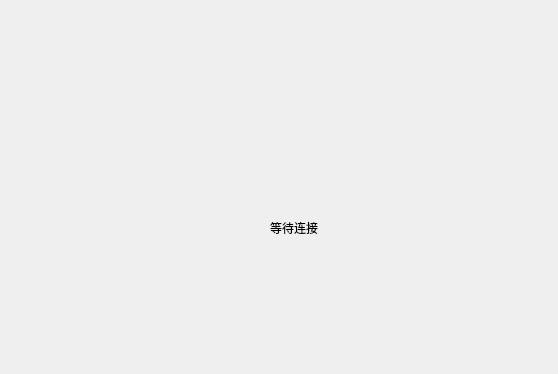
<?xml version="1.0" encoding="UTF-8"?>
<ui version="4.0">
 <class>Logic</class>
 <widget class="QWidget" name="Logic">
  <property name="geometry">
   <rect>
    <x>0</x>
    <y>0</y>
    <width>558</width>
    <height>374</height>
   </rect>
  </property>
  <property name="windowTitle">
   <string>Logic</string>
  </property>
  <widget class="QLabel" name="label">
   <property name="geometry">
    <rect>
     <x>270</x>
     <y>220</y>
     <width>161</width>
     <height>16</height>
    </rect>
   </property>
   <property name="text">
    <string>等待连接</string>
   </property>
  </widget>
 </widget>
 <layoutdefault spacing="6" margin="11"/>
 <resources/>
 <connections/>
</ui>
